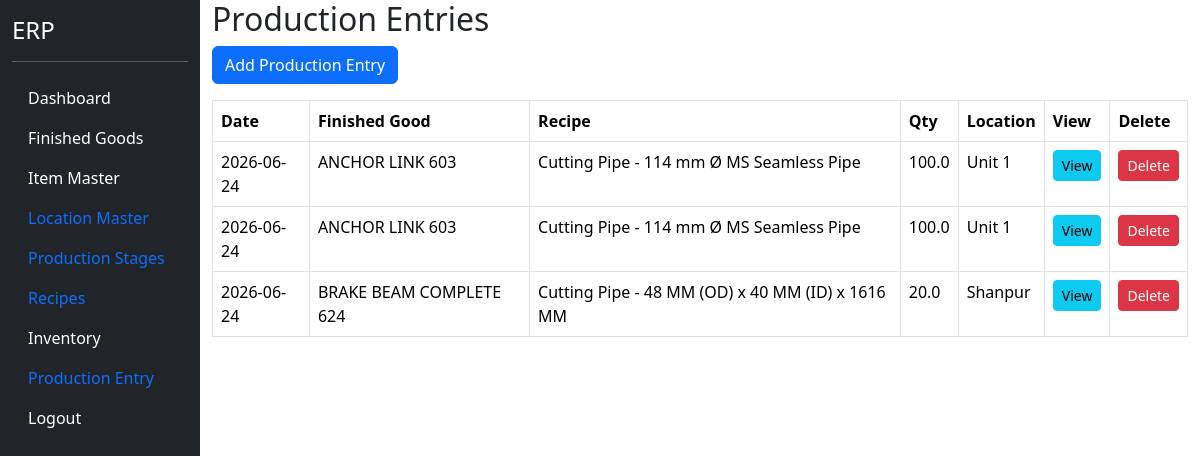
Before: /production (signed in) with the older database file.
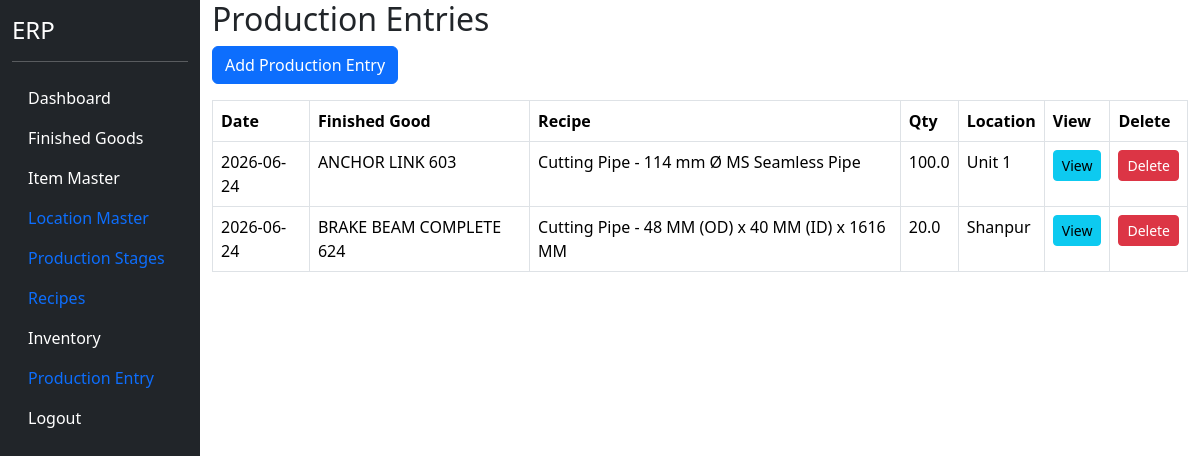
After: the same page with the newer database file.
### models.py (models this page shows)
class ProductionEntry(db.Model):
    __tablename__ = "production_entry"
    id = db.Column(
        db.Integer,
        primary_key=True
    )
    production_date = db.Column(
        db.Date,
        nullable=False
    )
    recipe_id = db.Column(
        db.Integer,
        db.ForeignKey("recipe_header.id"),
        nullable=False
    )
    production_qty = db.Column(
        db.Float,
        nullable=False
    )
    location_id = db.Column(
        db.Integer,
        db.ForeignKey("location_master.id"),
        nullable=False
    )
    remarks = db.Column(
        db.String(500)
    )
    recipe = db.relationship(
        "RecipeHeader"
    )
    location = db.relationship(
        "LocationMaster"
    )
    details = db.relationship(
    "ProductionEntryDetail",
    backref="production_entry",
    cascade="all, delete-orphan"
    )

class FinishedGood(db.Model):
    __tablename__ = "finished_goods"
    id = db.Column(db.Integer, primary_key=True)
    fg_code = db.Column(
        db.String(50),
        unique=True,
        nullable=False
    )
    fg_name = db.Column(
        db.String(200),
        nullable=False
    )
    pl_number = db.Column(
        db.String(100),
        nullable=True
    )
    uvam_reference = db.Column(
        db.String(500),
        nullable=True
    )
    items = db.relationship(
    "ItemMaster",
    backref="finished_good",
    lazy=True
    )
    active = db.Column(
        db.Boolean,
        default=True
    )

class RecipeHeader(db.Model):
    __tablename__ = "recipe_header"
    id = db.Column(
        db.Integer,
        primary_key=True
    )
    output_item_id = db.Column(
        db.Integer,
        db.ForeignKey("item_master.id"),
        nullable=False
    )
    output_qty = db.Column(
        db.Float,
        nullable=False,
        default=1
    )
    recipe_name = db.Column(
        db.String(200)
    )
    production_stage_id = db.Column(
        db.Integer,
        db.ForeignKey(
            "production_stage_master.id"
        )
    )
    active = db.Column(
        db.Boolean,
        default=True
    )
    output_item = db.relationship(
        "ItemMaster"
    )
    production_stage = db.relationship(
        "ProductionStageMaster"
    )
    inputs = db.relationship(
    "RecipeInput",
    backref="recipe",
    cascade="all, delete-orphan"
    )
    byproducts = db.relationship(
    "RecipeByProduct",
    backref="recipe",
    cascade="all, delete-orphan"
    )

class LocationMaster(db.Model):
    __tablename__ = "location_master"
    id = db.Column(
        db.Integer,
        primary_key=True
    )
    location_code = db.Column(
        db.String(20),
        unique=True,
        nullable=False
    )
    location_name = db.Column(
        db.String(100),
        nullable=False
    )
    active = db.Column(
        db.Boolean,
        default=True
    )

### blueprints/masters/routes.py (the view)
@masters_bp.route("/production")
@login_required
def production():
    production_list = ProductionEntry.query.order_by(
        ProductionEntry.production_date.desc()
    ).all()
    return render_template(
        "production.html",
        production_list=production_list
    )

### app.py (called while the page is built)
@login_manager.user_loader
def load_user(user_id):
    return User.query.get(int(user_id))

### templates/production.html (shortened to what this page needs)
{% extends "base.html" %}
{% block content %}
<h2>
</h2>
<a
    href="/production/add"
    class="btn btn-primary mb-3">
    Add Production Entry
</a>
<table class="table table-bordered">
    <thead>
        <tr>
            <th>Date</th>
            <th>Finished Good</th>
            <th>Recipe</th>
            <th>Qty</th>
            <th>Location</th>
            <th>View</th>
            <th>Delete</th>
        </tr>
    </thead>
    <tbody>
    {% for row in production_list %}
        <tr>
            <td>
                {{ row.production_date }}
            </td>
             <td>
                {{ row.recipe.output_item.finished_good.fg_name }}
            </td>
            <td>
                {{ row.recipe.recipe_name }}
            </td>
            <td>
                {{ row.production_qty }}
            </td>
            <td>
                {{ row.location.location_name }}
            </td>
            <td>
                <a
                    href="/production/view/{{ row.id }}"
                    class="btn btn-info btn-sm">
                    View
                </a>
            </td>
            <td>
                <button
                    type="button"
                    class="btn btn-danger btn-sm delete-btn"
                    data-id="{{ row.id }}">
                    Delete
                </button>
            </td>
        </tr>
    {% endfor %}
    </tbody>
</table>
{% endblock %}

### templates/base.html (shortened to what this page needs)
<!DOCTYPE html>
<html>
<head>
<link href="https://cdn.jsdelivr.net/npm/bootstrap@5.3.3/dist/css/bootstrap.min.css" rel="stylesheet">
</head>
<body>
<div class="container-fluid">
<div class="row">
<div class="col-2 bg-dark text-white vh-100">
<h4 class="mt-3">ERP</h4>
<hr>
<ul class="nav flex-column">
<li class="nav-item">
<a class="nav-link text-white"
href="/dashboard">
Dashboard
</a>
</li>
<li class="nav-item">
<a class="nav-link text-white"
href="/finished-goods">
Finished Goods
</a>
</li>
<li class="nav-item">
    <a class="nav-link text-white"
       href="/items">
       Item Master
    </a>
</li>
<li class="nav-item">
    <a class="nav-link" href="/locations">
        Location Master
    </a>
</li>
<li class="nav-item">
    <a href="/production-stages"
       class="nav-link">
        Production Stages
    </a>
</li>
<li class="nav-item">
    <a href="/recipes"
       class="nav-link">
        Recipes
    </a>
</li>
<li class="nav-item">
    <a href="/inventory"
       class="nav-link text-white">
        Inventory
    </a>
</li>
<li class="nav-item">
    <a href="/production"
       class="nav-link">
        Production Entry
    </a>
</li>
<li class="nav-item">
<a class="nav-link text-white"
href="/logout">
Logout
</a>
</li>
</ul>
</div>
<div class="col-10">
{% block content %}
{% endblock %}
</div>
</div>
</div>
</body>
</html>

Changed rows visible on the page:
removed ProductionEntry: production_date "2026-06-24", recipe.output_item.finished_good.fg_name "ANCHOR LINK 603", recipe.recipe_name "Cutting Pipe - 114 mm Ø MS Seamless Pipe", production_qty "100.0", location.location_name "Unit 1"
